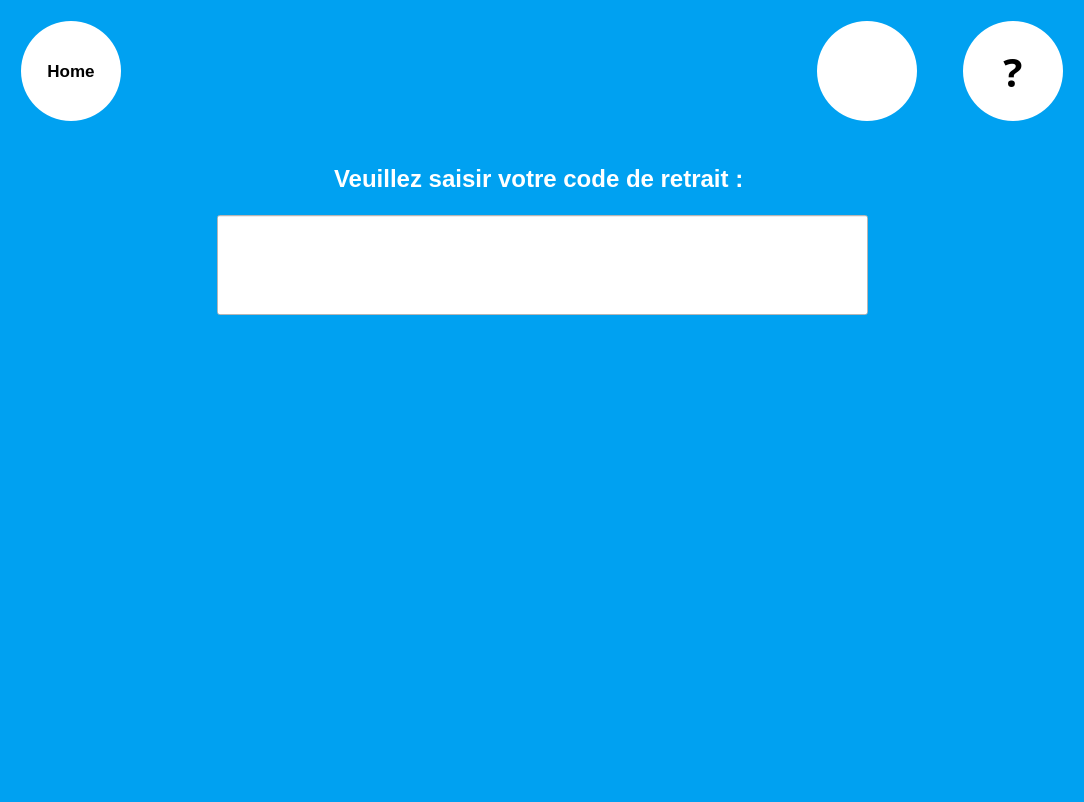
<?xml version="1.0" encoding="UTF-8"?>
<ui version="4.0">
 <class>Customer</class>
 <widget class="QWidget" name="Customer">
  <property name="geometry">
   <rect>
    <x>0</x>
    <y>0</y>
    <width>1084</width>
    <height>802</height>
   </rect>
  </property>
  <property name="minimumSize">
   <size>
    <width>1084</width>
    <height>802</height>
   </size>
  </property>
  <property name="windowTitle">
   <string>Form</string>
  </property>
  <property name="toolTip">
   <string notr="true"/>
  </property>
  <property name="statusTip">
   <string notr="true"/>
  </property>
  <property name="whatsThis">
   <string notr="true"/>
  </property>
  <property name="styleSheet">
   <string notr="true">QWidget{
background-color: rgb(0, 161, 241);
}
QToolTip{	
	border:1px white;	
	border-radius:0px;  
	font : 15pt;
	background-color: rgb(114, 114, 114);
	color: rgb(255, 255, 255);	    	
}</string>
  </property>
  <layout class="QGridLayout" name="gridLayout">
   <item row="0" column="0">
    <layout class="QVBoxLayout" name="verticalLayout">
     <property name="margin">
      <number>5</number>
     </property>
     <item>
      <layout class="QHBoxLayout" name="horizontalLayout_4">
       <property name="margin">
        <number>5</number>
       </property>
       <item>
        <widget class="QToolButton" name="B_Home">
         <property name="minimumSize">
          <size>
           <width>100</width>
           <height>100</height>
          </size>
         </property>
         <property name="maximumSize">
          <size>
           <width>100</width>
           <height>100</height>
          </size>
         </property>
         <property name="palette">
          <palette>
           <active>
            <colorrole role="Button">
             <brush brushstyle="SolidPattern">
              <color alpha="255">
               <red>255</red>
               <green>255</green>
               <blue>255</blue>
              </color>
             </brush>
            </colorrole>
            <colorrole role="Base">
             <brush brushstyle="SolidPattern">
              <color alpha="255">
               <red>255</red>
               <green>255</green>
               <blue>255</blue>
              </color>
             </brush>
            </colorrole>
            <colorrole role="Window">
             <brush brushstyle="SolidPattern">
              <color alpha="255">
               <red>255</red>
               <green>255</green>
               <blue>255</blue>
              </color>
             </brush>
            </colorrole>
           </active>
           <inactive>
            <colorrole role="Button">
             <brush brushstyle="SolidPattern">
              <color alpha="255">
               <red>255</red>
               <green>255</green>
               <blue>255</blue>
              </color>
             </brush>
            </colorrole>
            <colorrole role="Base">
             <brush brushstyle="SolidPattern">
              <color alpha="255">
               <red>255</red>
               <green>255</green>
               <blue>255</blue>
              </color>
             </brush>
            </colorrole>
            <colorrole role="Window">
             <brush brushstyle="SolidPattern">
              <color alpha="255">
               <red>255</red>
               <green>255</green>
               <blue>255</blue>
              </color>
             </brush>
            </colorrole>
           </inactive>
           <disabled>
            <colorrole role="Button">
             <brush brushstyle="SolidPattern">
              <color alpha="255">
               <red>255</red>
               <green>255</green>
               <blue>255</blue>
              </color>
             </brush>
            </colorrole>
            <colorrole role="Base">
             <brush brushstyle="SolidPattern">
              <color alpha="255">
               <red>255</red>
               <green>255</green>
               <blue>255</blue>
              </color>
             </brush>
            </colorrole>
            <colorrole role="Window">
             <brush brushstyle="SolidPattern">
              <color alpha="255">
               <red>255</red>
               <green>255</green>
               <blue>255</blue>
              </color>
             </brush>
            </colorrole>
           </disabled>
          </palette>
         </property>
         <property name="font">
          <font>
           <pointsize>13</pointsize>
           <weight>75</weight>
           <bold>true</bold>
          </font>
         </property>
         <property name="styleSheet">
          <string notr="true">QToolButton{
background-color: rgb(255, 255, 255);
border-width:1px;
border-radius:50px;
max-width:100px;
max-height:100px;
min-width:100px;
min-height:100px;
}

QToolButton:pressed{
	background-color: rgb(222,222,222);
	border-width:1px;
    border-radius:50px;
    max-width:100px;
    max-height:100px;
    min-width:100px;
    min-height:100px;
}
</string>
         </property>
         <property name="text">
          <string>Home</string>
         </property>
         <property name="icon">
          <iconset resource="Src.qrc">
           <normaloff>:/ImgList/Home</normaloff>:/ImgList/Home</iconset>
         </property>
         <property name="iconSize">
          <size>
           <width>70</width>
           <height>70</height>
          </size>
         </property>
         <property name="toolButtonStyle">
          <enum>Qt::ToolButtonTextUnderIcon</enum>
         </property>
        </widget>
       </item>
       <item>
        <spacer name="horizontalSpacer_7">
         <property name="orientation">
          <enum>Qt::Horizontal</enum>
         </property>
         <property name="sizeType">
          <enum>QSizePolicy::Expanding</enum>
         </property>
         <property name="sizeHint" stdset="0">
          <size>
           <width>40</width>
           <height>20</height>
          </size>
         </property>
        </spacer>
       </item>
       <item>
        <widget class="QToolButton" name="B_Assistance">
         <property name="font">
          <font>
           <family>Droid Sans Georgian</family>
           <pointsize>30</pointsize>
           <weight>75</weight>
           <bold>true</bold>
          </font>
         </property>
         <property name="toolTip">
          <string>coucou</string>
         </property>
         <property name="styleSheet">
          <string notr="true">QToolButton{
background-color: rgb(255, 255, 255);
border-width:1px;
border-radius:50px;
max-width:100px;
max-height:100px;
min-width:100px;
min-height:100px;
}

QToolButton:pressed{
    background-color: rgb(222,222,222);
	border-width:1px;
    border-radius:50px;
    max-width:100px;
    max-height:100px;
    min-width:100px;
    min-height:100px;
}
QToolTip{	
	border:1px white;	
	border-radius:0px;  
	font : 15pt;
	background-color: rgb(114, 144, 144);
	color: rgb(255, 255, 255);	    	
}
</string>
         </property>
         <property name="text">
          <string/>
         </property>
         <property name="icon">
          <iconset resource="Src.qrc">
           <normaloff>:/ImgList/BAssistance</normaloff>:/ImgList/BAssistance</iconset>
         </property>
         <property name="iconSize">
          <size>
           <width>70</width>
           <height>70</height>
          </size>
         </property>
         <property name="popupMode">
          <enum>QToolButton::DelayedPopup</enum>
         </property>
         <property name="toolButtonStyle">
          <enum>Qt::ToolButtonIconOnly</enum>
         </property>
         <property name="autoRaise">
          <bool>false</bool>
         </property>
         <property name="arrowType">
          <enum>Qt::NoArrow</enum>
         </property>
        </widget>
       </item>
       <item>
        <spacer name="horizontalSpacer_2">
         <property name="orientation">
          <enum>Qt::Horizontal</enum>
         </property>
         <property name="sizeType">
          <enum>QSizePolicy::Fixed</enum>
         </property>
         <property name="sizeHint" stdset="0">
          <size>
           <width>40</width>
           <height>20</height>
          </size>
         </property>
        </spacer>
       </item>
       <item>
        <widget class="QToolButton" name="B_Help">
         <property name="palette">
          <palette>
           <active>
            <colorrole role="Button">
             <brush brushstyle="SolidPattern">
              <color alpha="255">
               <red>255</red>
               <green>255</green>
               <blue>255</blue>
              </color>
             </brush>
            </colorrole>
            <colorrole role="Base">
             <brush brushstyle="SolidPattern">
              <color alpha="255">
               <red>255</red>
               <green>255</green>
               <blue>255</blue>
              </color>
             </brush>
            </colorrole>
            <colorrole role="Window">
             <brush brushstyle="SolidPattern">
              <color alpha="255">
               <red>255</red>
               <green>255</green>
               <blue>255</blue>
              </color>
             </brush>
            </colorrole>
           </active>
           <inactive>
            <colorrole role="Button">
             <brush brushstyle="SolidPattern">
              <color alpha="255">
               <red>255</red>
               <green>255</green>
               <blue>255</blue>
              </color>
             </brush>
            </colorrole>
            <colorrole role="Base">
             <brush brushstyle="SolidPattern">
              <color alpha="255">
               <red>255</red>
               <green>255</green>
               <blue>255</blue>
              </color>
             </brush>
            </colorrole>
            <colorrole role="Window">
             <brush brushstyle="SolidPattern">
              <color alpha="255">
               <red>255</red>
               <green>255</green>
               <blue>255</blue>
              </color>
             </brush>
            </colorrole>
           </inactive>
           <disabled>
            <colorrole role="Button">
             <brush brushstyle="SolidPattern">
              <color alpha="255">
               <red>255</red>
               <green>255</green>
               <blue>255</blue>
              </color>
             </brush>
            </colorrole>
            <colorrole role="Base">
             <brush brushstyle="SolidPattern">
              <color alpha="255">
               <red>255</red>
               <green>255</green>
               <blue>255</blue>
              </color>
             </brush>
            </colorrole>
            <colorrole role="Window">
             <brush brushstyle="SolidPattern">
              <color alpha="255">
               <red>255</red>
               <green>255</green>
               <blue>255</blue>
              </color>
             </brush>
            </colorrole>
           </disabled>
          </palette>
         </property>
         <property name="font">
          <font>
           <family>Droid Sans Georgian</family>
           <pointsize>30</pointsize>
           <weight>75</weight>
           <bold>true</bold>
          </font>
         </property>
         <property name="styleSheet">
          <string notr="true">QToolButton{
background-color: rgb(255, 255, 255);
border-width:1px;
border-radius:50px;
max-width:100px;
max-height:100px;
min-width:100px;
min-height:100px;
}

QToolButton:pressed{
    background-color: rgb(222,222,222);
	border-width:1px;
    border-radius:50px;
    max-width:100px;
    max-height:100px;
    min-width:100px;
    min-height:100px;
}
</string>
         </property>
         <property name="text">
          <string>?</string>
         </property>
         <property name="popupMode">
          <enum>QToolButton::DelayedPopup</enum>
         </property>
         <property name="toolButtonStyle">
          <enum>Qt::ToolButtonIconOnly</enum>
         </property>
         <property name="autoRaise">
          <bool>false</bool>
         </property>
        </widget>
       </item>
      </layout>
     </item>
     <item>
      <spacer name="verticalSpacer">
       <property name="orientation">
        <enum>Qt::Vertical</enum>
       </property>
       <property name="sizeType">
        <enum>QSizePolicy::MinimumExpanding</enum>
       </property>
       <property name="sizeHint" stdset="0">
        <size>
         <width>20</width>
         <height>1</height>
        </size>
       </property>
      </spacer>
     </item>
     <item>
      <widget class="QLabel" name="label">
       <property name="minimumSize">
        <size>
         <width>651</width>
         <height>50</height>
        </size>
       </property>
       <property name="maximumSize">
        <size>
         <width>545505</width>
         <height>453</height>
        </size>
       </property>
       <property name="font">
        <font>
         <pointsize>18</pointsize>
         <weight>75</weight>
         <bold>true</bold>
        </font>
       </property>
       <property name="styleSheet">
        <string notr="true">color: rgb(255, 255, 255);</string>
       </property>
       <property name="text">
        <string>Veuillez saisir votre code de retrait : </string>
       </property>
       <property name="alignment">
        <set>Qt::AlignCenter</set>
       </property>
      </widget>
     </item>
     <item>
      <layout class="QHBoxLayout" name="horizontalLayout">
       <property name="sizeConstraint">
        <enum>QLayout::SetDefaultConstraint</enum>
       </property>
       <property name="margin">
        <number>5</number>
       </property>
       <item>
        <spacer name="horizontalSpacer">
         <property name="orientation">
          <enum>Qt::Horizontal</enum>
         </property>
         <property name="sizeType">
          <enum>QSizePolicy::MinimumExpanding</enum>
         </property>
         <property name="sizeHint" stdset="0">
          <size>
           <width>40</width>
           <height>20</height>
          </size>
         </property>
        </spacer>
       </item>
       <item>
        <widget class="QLineEdit" name="lineEdit">
         <property name="minimumSize">
          <size>
           <width>651</width>
           <height>100</height>
          </size>
         </property>
         <property name="maximumSize">
          <size>
           <width>651</width>
           <height>100</height>
          </size>
         </property>
         <property name="font">
          <font>
           <pointsize>25</pointsize>
          </font>
         </property>
         <property name="styleSheet">
          <string notr="true">QLineEdit{
background-color: rgb(255, 255, 255);
}
</string>
         </property>
         <property name="inputMethodHints">
          <set>Qt::ImhUppercaseOnly</set>
         </property>
         <property name="alignment">
          <set>Qt::AlignCenter</set>
         </property>
        </widget>
       </item>
       <item>
        <spacer name="horizontalSpacer_9">
         <property name="orientation">
          <enum>Qt::Horizontal</enum>
         </property>
         <property name="sizeHint" stdset="0">
          <size>
           <width>40</width>
           <height>20</height>
          </size>
         </property>
        </spacer>
       </item>
      </layout>
     </item>
     <item>
      <layout class="QHBoxLayout" name="horizontalLayout_3">
       <property name="margin">
        <number>5</number>
       </property>
       <item>
        <widget class="KeyBoard" name="WKeyBoard" native="true">
         <property name="minimumSize">
          <size>
           <width>999</width>
           <height>428</height>
          </size>
         </property>
         <property name="maximumSize">
          <size>
           <width>999</width>
           <height>428</height>
          </size>
         </property>
        </widget>
       </item>
      </layout>
     </item>
     <item>
      <spacer name="verticalSpacer_2">
       <property name="orientation">
        <enum>Qt::Vertical</enum>
       </property>
       <property name="sizeType">
        <enum>QSizePolicy::MinimumExpanding</enum>
       </property>
       <property name="sizeHint" stdset="0">
        <size>
         <width>20</width>
         <height>1</height>
        </size>
       </property>
      </spacer>
     </item>
    </layout>
   </item>
  </layout>
 </widget>
 <customwidgets>
  <customwidget>
   <class>KeyBoard</class>
   <extends>QWidget</extends>
   <header>keyboard.h</header>
   <container>1</container>
  </customwidget>
 </customwidgets>
 <resources>
  <include location="Src.qrc"/>
 </resources>
 <connections/>
</ui>
